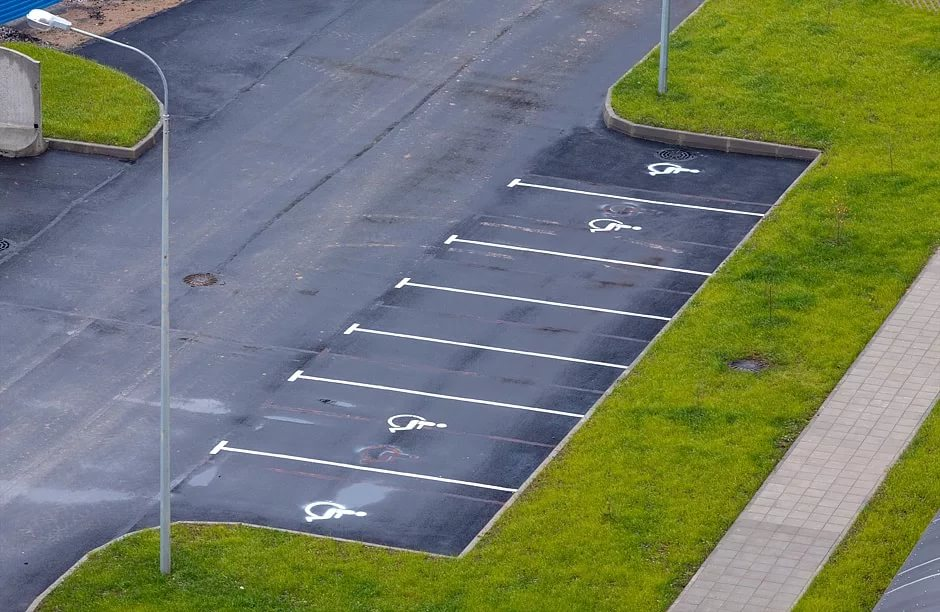
#> input picture Mask/Mask_RCNN/images/Spot20.jpg, 940 x 612 px
$ python Filter_config_settings.py
#> lines starting #> are read from the running program, lines starting #| are printed output that depends on the picture; after the words box and inside, x2 and y2 are one past the last pixel; in counts of white or black regions, pixels touching at a corner belong together
import cv2
import numpy as np
import os

ROOT_DIR = os.path.abspath("../../")
IMAGE_DIR = os.path.join(ROOT_DIR, "images")
IMG_NAME = os.path.join(IMAGE_DIR, "Spot20.jpg") #Parking_lot.jpg Spot

if __name__ == '__main__':
    def nothing(*arg):
        pass

cv2.namedWindow("result")  # создаем главное окно
cv2.namedWindow("settings")  # создаем окно настроек

# создаем 6 бегунков для настройки начального и конечного цвета фильтра
cv2.createTrackbar('h1', 'settings', 0, 255, nothing)
#> slider 'h1' is set to 85
cv2.createTrackbar('l1', 'settings', 0, 255, nothing)
#> slider 'l1' is set to 51
cv2.createTrackbar('s1', 'settings', 0, 255, nothing)
#> slider 's1' is set to 85
cv2.createTrackbar('h2', 'settings', 255, 255, nothing)
cv2.createTrackbar('l2', 'settings', 255, 255, nothing)
cv2.createTrackbar('s2', 'settings', 255, 255, nothing)
crange = [0, 0, 0, 0, 0, 0]


while True:
    img = cv2.imread(IMG_NAME)
#> img is the input picture: shape (612, 940, 3); mean B, G, R 103.6, 122.9, 114.3
    hls = cv2.cvtColor(img, cv2.COLOR_BGR2HLS)
#> hls: shape (612, 940, 3); mean of channels 0, 1, 2 86.5, 111.6, 86.4

    # считываем значения бегунков
    h1 = cv2.getTrackbarPos('h1', 'settings')
    l1 = cv2.getTrackbarPos('l1', 'settings')
    s1 = cv2.getTrackbarPos('s1', 'settings')
    h2 = cv2.getTrackbarPos('h2', 'settings')
    l2 = cv2.getTrackbarPos('l2', 'settings')
    s2 = cv2.getTrackbarPos('s2', 'settings')

    # формируем начальный и конечный цвет фильтра
    h_min = np.array((h1, l1, s1), np.uint8)
    h_max = np.array((h2, l2, s2), np.uint8)

    # накладываем фильтр на кадр в модели HSV
    thresh = cv2.inRange(hls, h_min, h_max)
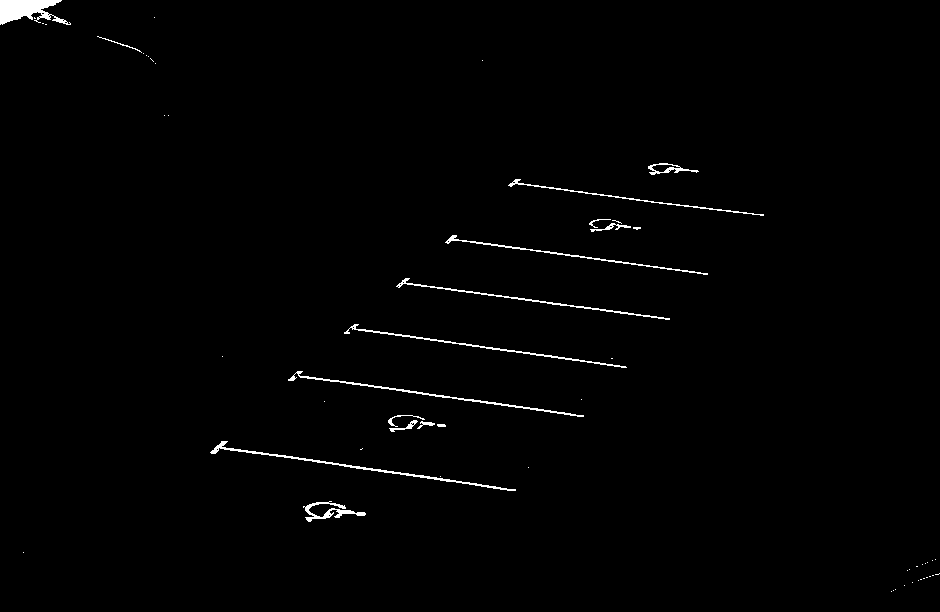
#> thresh: shape (612, 940); 0.98% white; 58 white regions (42 under 20 px), largest, box (x1, y1, x2, y2) and area: (0, 0, 71, 25) 1033, (210, 441, 516, 491) 756, (288, 371, 584, 417) 644

    cv2.imshow('result', thresh)

    ch = cv2.waitKey(5)
#> (key Esc is pressed here)
    if ch == 27:
        break

cv2.destroyAllWindows()

$ run again, with Mask/Mask_RCNN/images/Spot1.jpg copied over Mask/Mask_RCNN/images/Spot20.jpg
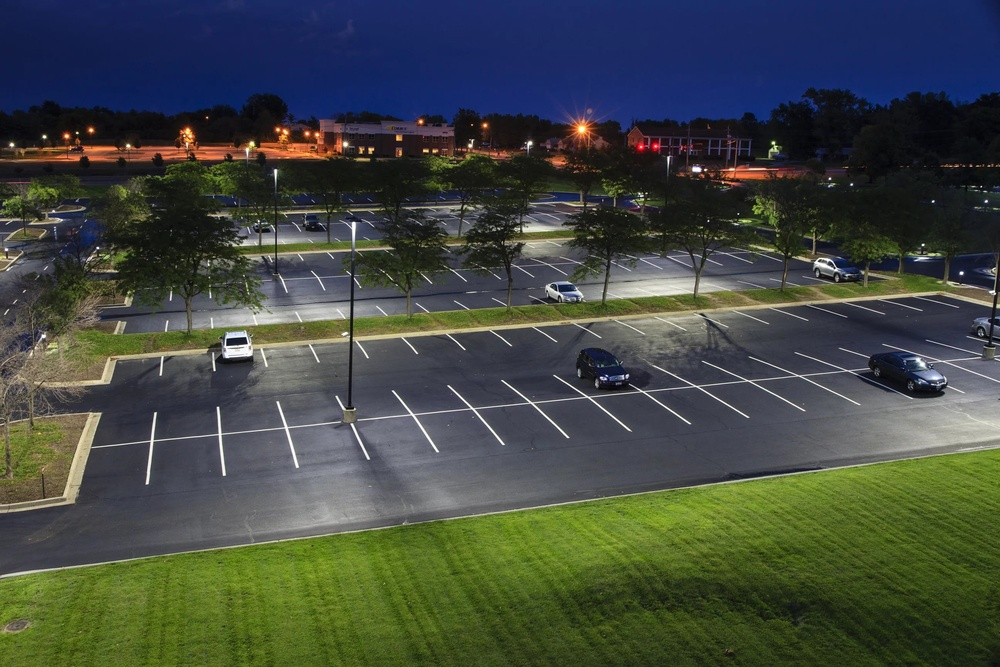
#> input picture Mask/Mask_RCNN/images/Spot1.jpg, 1000 x 667 px, shrunk from 2592 x 1728 before the run
#> img is the input picture: shape (667, 1000, 3); mean B, G, R 65.6, 72.7, 65.9
#> hls: shape (667, 1000, 3); mean of channels 0, 1, 2 76.3, 68.3, 80.2
#> `thresh = cv2.inRange(hls, h_min, h_max)`:
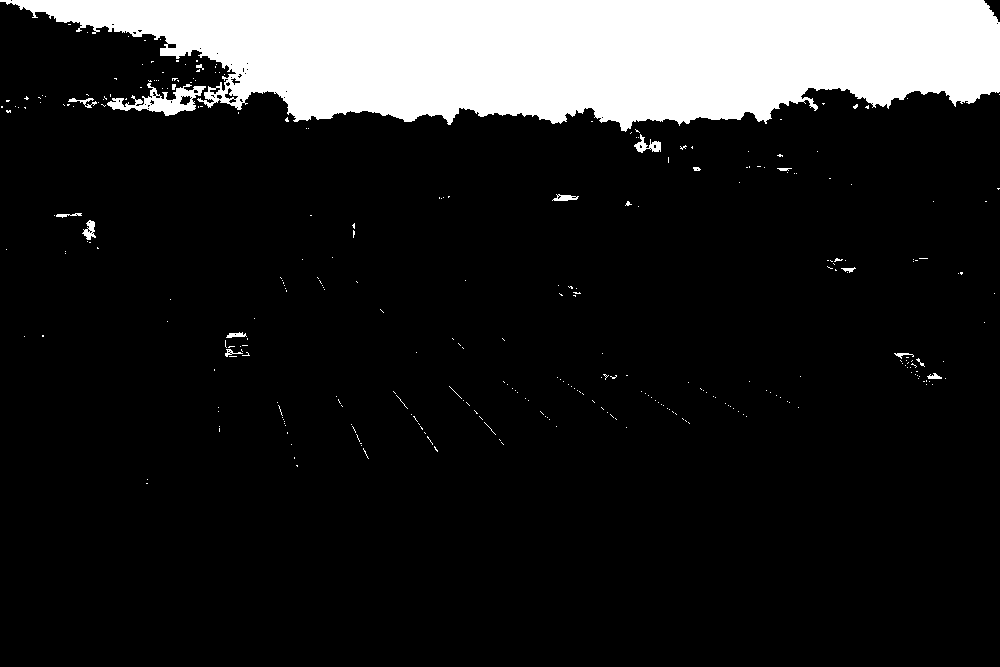
#> thresh: shape (667, 1000); 14.3% white; 312 white regions (295 under 20 px), largest, box (x1, y1, x2, y2) and area: (0, 0, 1000, 132) 92415, (107, 83, 206, 116) 1262, (634, 134, 661, 153) 221

$ run again, with Mask/Mask_RCNN/images/Spot10.jpg copied over Mask/Mask_RCNN/images/Spot20.jpg
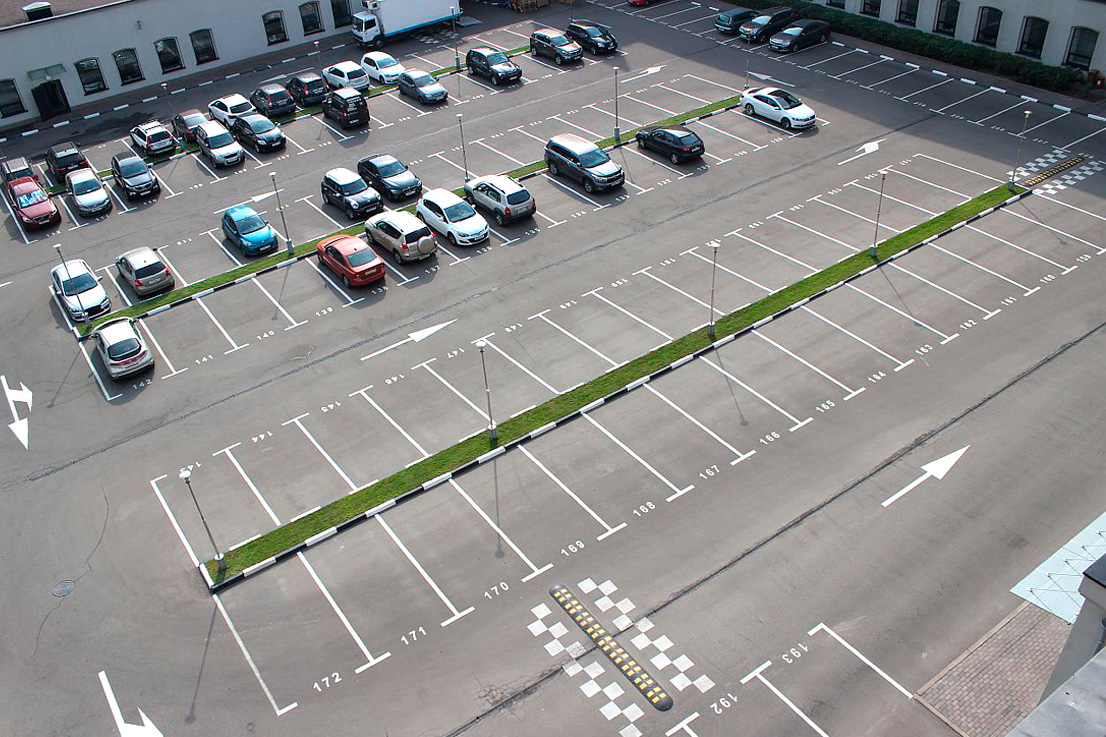
#> input picture Mask/Mask_RCNN/images/Spot10.jpg, 1106 x 737 px
#> img is the input picture: shape (737, 1106, 3); mean B, G, R 140, 140.8, 140.5
#> hls: shape (737, 1106, 3); mean of channels 0, 1, 2 53.1, 140.7, 31.4
#> `thresh = cv2.inRange(hls, h_min, h_max)`:
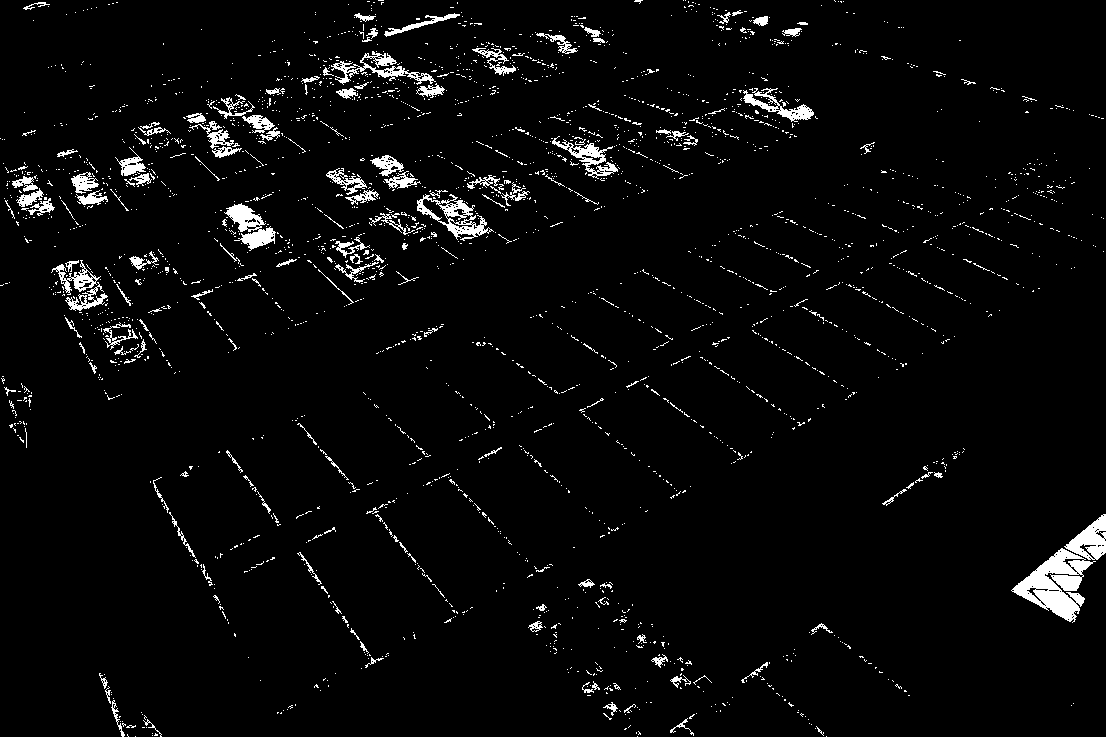
#> thresh: shape (737, 1106); 3.6% white; 2647 white regions (2483 under 20 px), largest, box (x1, y1, x2, y2) and area: (1011, 548, 1096, 623) 2843, (417, 194, 494, 241) 1094, (224, 203, 276, 251) 1061

$ run again, with Mask/Mask_RCNN/images/Spot11.jpg copied over Mask/Mask_RCNN/images/Spot20.jpg
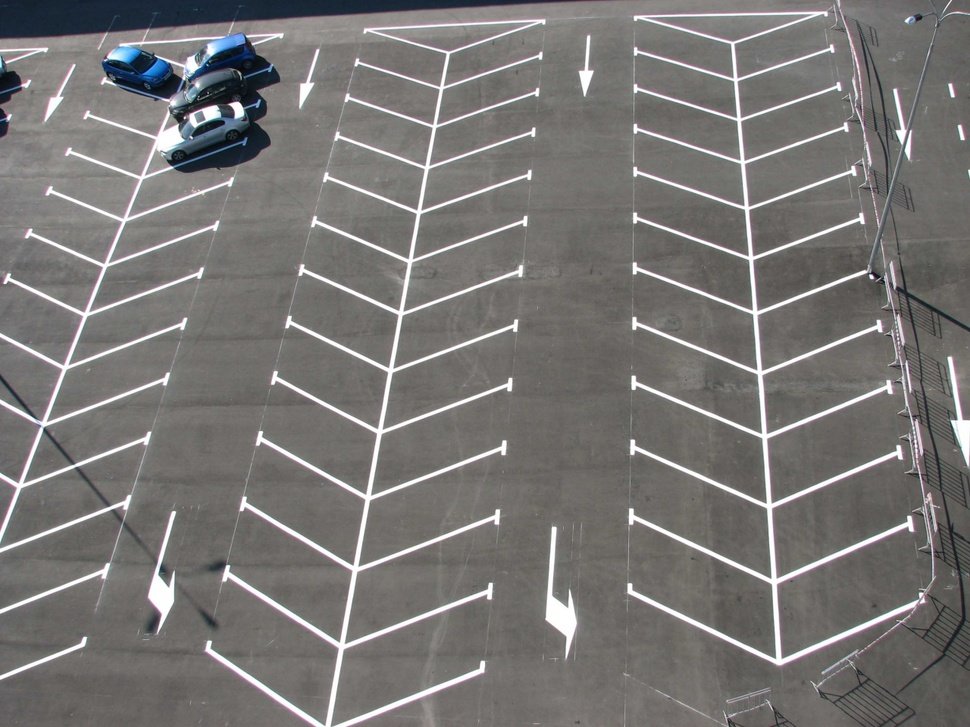
#> input picture Mask/Mask_RCNN/images/Spot11.jpg, 970 x 727 px, shrunk from 1280 x 960 before the run
#> img is the input picture: shape (727, 970, 3); mean B, G, R 115.8, 117.5, 119.6
#> hls: shape (727, 970, 3); mean of channels 0, 1, 2 41.7, 117.9, 18.5
#> `thresh = cv2.inRange(hls, h_min, h_max)`:
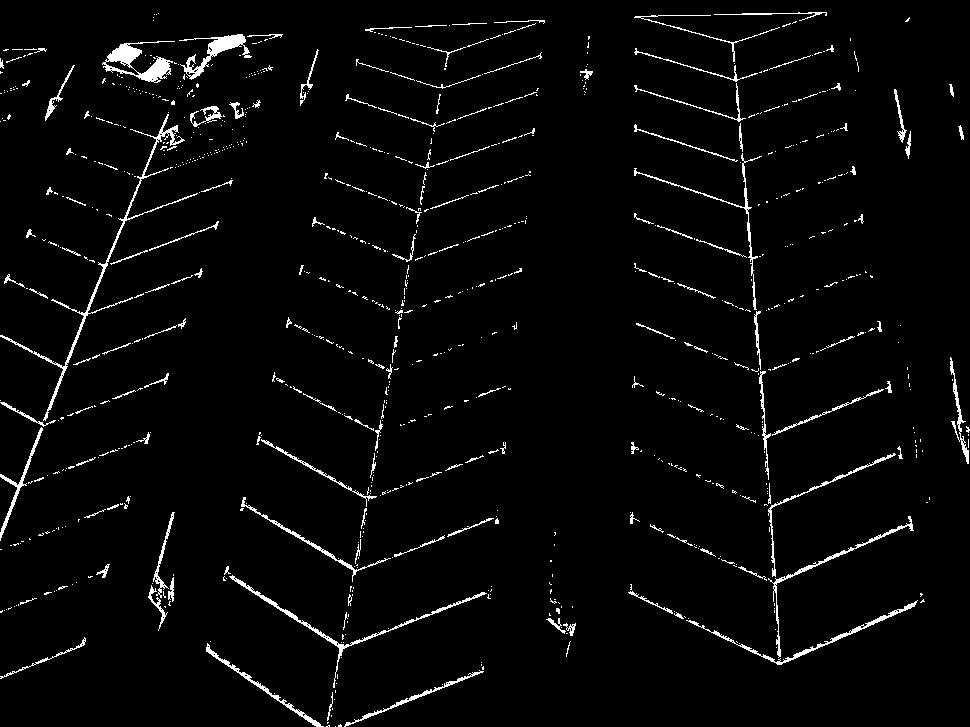
#> thresh: shape (727, 970); 3.1% white in thin lines or dots
